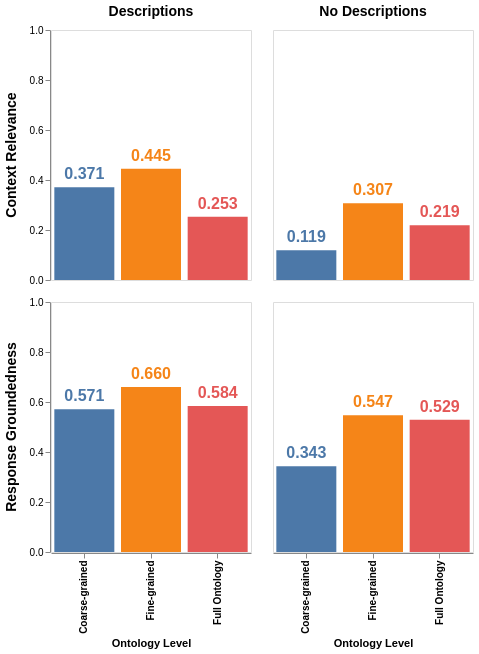

Notebook source saved alongside this figure:
### Code cell
base = altair.Chart(combined_data_defs_df).encode(
    x=altair.X('Level:N', title='Ontology Level', axis=altair.Axis(labelFontWeight='bold')),
    y=altair.Y('Score:Q', title=None, scale=altair.Scale(domain=[0, 1]), axis=altair.Axis(grid=False)),
    color=altair.Color('Level:N', title='Ontology Level', legend=None, scale=altair.Scale(scheme='tableau10'))
)

bars = base.mark_bar()

text = base.mark_text(
    align='center',
    baseline='bottom',
    dy=-5,
    fontWeight='bold',
    color='black',
    fontSize=16
).encode(
    text=altair.Text('Score:Q', format='.3f')
)

combined_data_defs_chart = (bars + text).properties(
    width=200,
    height=250
).facet(
    column=altair.Column('Treatment:N', title=None, header=altair.Header(labelFontWeight='bold', labelFontSize=14)),
    row=altair.Row('Metric:N', title=None, header=altair.Header(labelFontWeight='bold', labelFontSize=14))
)

combined_data_defs_chart

### Figure 1 — Vega-Lite specification as saved in the notebook (floating-point values rounded to 4 significant figures)
{"config": {"view": {"continuousWidth": 300, "continuousHeight": 300}}, "data": {"name": "data-e844f4a4505753a7135814c3ee58bc3f"}, "facet": {"column": {"field": "Treatment", "header": {"labelFontSize": 14, "labelFontWeight": "bold"}, "title": null, "type": "nominal"}, "row": {"field": "Metric", "header": {"labelFontSize": 14, "labelFontWeight": "bold"}, "title": null, "type": "nominal"}}, "spec": {"layer": [{"mark": {"type": "bar"}, "encoding": {"color": {"field": "Level", "legend": null, "scale": {"scheme": "tableau10"}, "title": "Ontology Level", "type": "nominal"}, "x": {"axis": {"labelFontWeight": "bold"}, "field": "Level", "title": "Ontology Level", "type": "nominal"}, "y": {"axis": {"grid": false}, "field": "Score", "scale": {"domain": [0, 1]}, "title": null, "type": "quantitative"}}}, {"mark": {"type": "text", "align": "center", "baseline": "bottom", "color": "black", "dy": -5, "fontSize": 16, "fontWeight": "bold"}, "encoding": {"color": {"field": "Level", "legend": null, "scale": {"scheme": "tableau10"}, "title": "Ontology Level", "type": "nominal"}, "text": {"field": "Score", "format": ".3f", "type": "quantitative"}, "x": {"axis": {"labelFontWeight": "bold"}, "field": "Level", "title": "Ontology Level", "type": "nominal"}, "y": {"axis": {"grid": false}, "field": "Score", "scale": {"domain": [0, 1]}, "title": null, "type": "quantitative"}}}], "height": 250, "width": 200}, "$schema": "https://vega.github.io/schema/vega-lite/v5.20.1.json", "datasets": {"data-e844f4a4505753a7135814c3ee58bc3f": [{"Treatment": "Descriptions", "Level": "Fine-grained", "Metric": "Response Groundedness", "Score": 0.6603}, {"Treatment": "Descriptions", "Level": "Coarse-grained", "Metric": "Response Groundedness", "Score": 0.5707}, {"Treatment": "Descriptions", "Level": "Full Ontology", "Metric": "Response Groundedness", "Score": 0.5845}, {"Treatment": "No Descriptions", "Level": "Fine-grained", "Metric": "Response Groundedness", "Score": 0.5466}, {"Treatment": "No Descriptions", "Level": "Coarse-grained", "Metric": "Response Groundedness", "Score": 0.3431}, {"Treatment": "No Descriptions", "Level": "Full Ontology", "Metric": "Response Groundedness", "Score": 0.5293}, {"Treatment": "Descriptions", "Level": "Fine-grained", "Metric": "Context Relevance", "Score": 0.4448}, {"Treatment": "Descriptions", "Level": "Coarse-grained", "Metric": "Context Relevance", "Score": 0.3707}, {"Treatment": "Descriptions", "Level": "Full Ontology", "Metric": "Context Relevance", "Score": 0.2534}, {"Treatment": "No Descriptions", "Level": "Fine-grained", "Metric": "Context Relevance", "Score": 0.3069}, {"Treatment": "No Descriptions", "Level": "Coarse-grained", "Metric": "Context Relevance", "Score": 0.119}, {"Treatment": "No Descriptions", "Level": "Full Ontology", "Metric": "Context Relevance", "Score": 0.219}]}}
